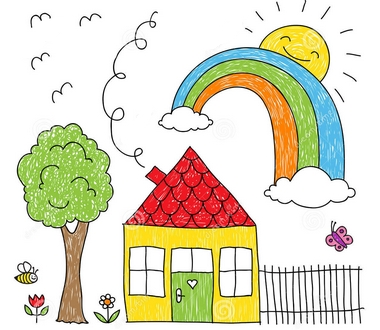
//> input picture BT5/a_pic1.jpg, 380 x 330 px, given in place of a_pic2.jpe, which was not available
$ ./ThiGiacMay_BT5   (built with g++ and OpenCV 4)
//> lines starting //> are read from the running program, lines starting //| are printed output that depends on the picture; after the words box and inside, x2 and y2 are one past the last pixel; in counts of white or black regions, pixels touching at a corner belong together; pictures that were not available may be replaced by others from this repository, and a replacement may not be noted
// 4/11
// Bai3- Area process
// Edge detection - Xac dinh bien

#include <opencv2/opencv.hpp>
#include <opencv/cv.h>
#include <opencv2/highgui/highgui.hpp>
#include "opencv2/imgproc/imgproc.hpp"
#include <math.h>
#include <stdlib.h>//2 thu vien dung cho ham random
#include <time.h>
// #define PI 3.14
// const int M=7;
int low = 10;
int high = 168;

IplImage* img_gray=NULL;

void DisplayImage(char* tittle,IplImage* image)
{
    cvNamedWindow(tittle, CV_WINDOW_AUTOSIZE);// create a window
    cvShowImage(tittle, image);
}
// normal funcion with argument
void getThresholdValue_BGT(IplImage *img_in, float &threshold_value);
void getThresholdValue_Otsu(IplImage *img_in, float &threshold_value);
void Threshold(IplImage *img_in, IplImage *img_out, float threshold_value);
void Threshold_double(IplImage *img_in, IplImage *img_out, int low, int high);

void Sobel_core(IplImage *Gx, IplImage *Gy, IplImage *Mag, IplImage *Edge);
void show_Edge_Sobel(float threshold_value);

// callback funcion for Trackbar
void show_Edge_Sobel_Callback(int threshold_value, void *userData);
void show_Edge_Sobel_Callback_doubleThresh(int , void *);

//---------------------------------------------------------------
//-----------------------------------MAIN------------------------
int main()
{
    srand(time(NULL));//change value per time when use rand()
    // image path
    const char* imgPATH1 = "a_pic0.jpg";// paint img
    const char* imgPATH2 = "a_pic2.jpe";// building img
    const char* imgPATH3 = "a_pic3.jpg";// nature img
    const char* imgPATH4 = "a2.jpeg";
    const char* imgPATH5 = "a1.JPG";
    // IplImage* img = cvLoadImage(imgPATH);// source color image
    img_gray = cvLoadImage(imgPATH2, 0);// source gray image
    // IplImage* gray = cvCreateImage(cvGetSize(img), img->depth, img->nChannels);

    DisplayImage("SourceImage", img_gray);
// normal funcion
    show_Edge_Sobel(100.0);
//> after the loop in Sobel_core, `for (int i = 0; i < height; i++)`:
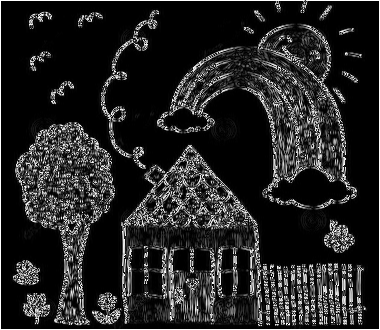
//> Gx: 330 rows x 380 cols, CV_8UC1; min 0, max 255, mean 36.7
//> after the loop in Sobel_core, `for (int i = 0; i < height; i++)`:
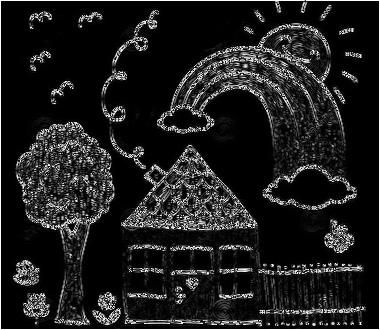
//> Gy: 330 rows x 380 cols, CV_8UC1; min 0, max 255, mean 30.4
//> after the loop in Sobel_core, `for (int i = 0; i < height; i++)`:
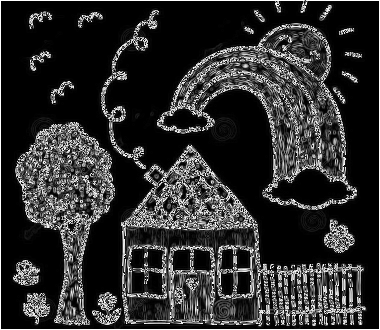
//> Mag: 330 rows x 380 cols, CV_8UC1; min 0, max 255, mean 46.2
//> after the loop in Sobel_core, `for (int i = 0; i < height; i++)`:
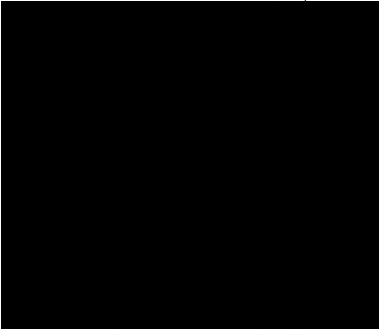
//> Edge: 330 rows x 380 cols, CV_8UC1; min 0, max 255, mean 2.9
//> after the loop in Threshold, `for (int i = 0; i < height; i++)`:
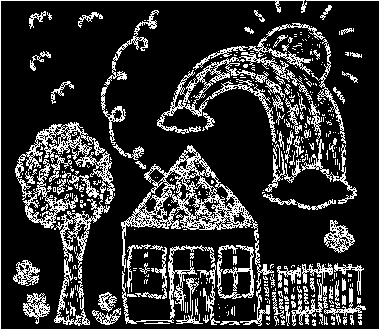
//> img_out: 330 rows x 380 cols, CV_8UC1; 19.3% white in thin lines or dots
    // Threshold_double(img_gray, img_gray, 120, 156);
    // DisplayImage("test", img_gray);
 //----test Thresholding---------------
    IplImage *clone_gray= cvCloneImage(img_gray);
    // get info of image
    uchar *data_clone=(uchar*)clone_gray->imageData;
    int height = clone_gray->height;
//> height = 330
    int width = clone_gray->width;
//> width = 380
    int step = clone_gray->widthStep;
//> step = 380
    // img output
    IplImage *img_thresh = cvCreateImage(cvSize(width, height), IPL_DEPTH_8U, 1);// đạo hàm theo x
    //--------------------Basic-Global-Thresholding
    float test;
    getThresholdValue_BGT(clone_gray, test);
//> after the loop in getThresholdValue_BGT, `for (int i = 0; i < height; i++)`: arr = 256 values, max 61340 at index 255, min 8 at index 5, mean 489.8
//> the loop in getThresholdValue_BGT, `do` made 8 passes
//> (sum1, sum, mean1, sum2, mean2, T0, T) on passes 2 to 8: (17271, 25787078, 93.72, 108432, 237.8, 156.5, 165.8), (23937, 24813345, 112.8, 102396, 242.3, 165.8, 177.6), (28962, 23856586, 123, 96785, 246.5, 177.6, 184.8), (30876, 23488144, 126.7, 94747, 247.9, 184.8, 187.3), (31376, 23397599, 127.6, 94259, 248.2, 187.3, 187.9), (31587, 23353654, 128, 94024, 248.4, 187.9, 188.2), (31587, 23353654, 128, 94024, 248.4, 188.2, 188.2)
//> (sum1, sum, mean1, sum2, mean2, T) on pass 1: (13402, 26331046, 78.14, 112145, 234.8, 156.5)
//| 	T0=134.000000	T=156.465454
//| 	T0=156.465454	T=165.771347
//| 	T0=165.771347	T=177.563004
//| 	T0=177.563004	T=184.769165
//| 	T0=184.769165	T=187.296265
//| 	T0=187.296265	T=187.934036
//| 	T0=187.934036	T=188.212143
//| 	T0=188.212143	T=188.212143
//> in getThresholdValue_BGT, `threshold_value = T;`: threshold_value = 188.2
//> test = 188.2
    printf("=>Threshold_value by Basic-Global-Thresholding = %f\n", test);
//| =>Threshold_value by Basic-Global-Thresholding = 188.212143

    Threshold(img_gray, img_thresh, test);
//> call 2 of Threshold, with threshold_value = 188.2
//> after the loop in Threshold (call 2), `for (int i = 0; i < height; i++)`:
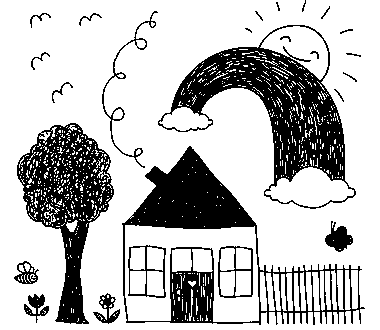
//> img_out: 330 rows x 380 cols, CV_8UC1; 74.8% white; 25 black regions (4 under 20 px), largest, box (x1, y1, x2, y2) and area: (158, 25, 356, 209) 10472, (122, 146, 365, 325) 10058, (17, 123, 114, 324) 7873
    DisplayImage("=>test Thresh-BGT ", img_thresh);
    //--------------------Otsu-method-Thresholding
    getThresholdValue_Otsu(clone_gray, test);
//> after the loop in getThresholdValue_Otsu, `for (int i = 0; i < height; i++)`: amount_grayLevel has the same summary as arr in getThresholdValue_BGT
//> the loop in getThresholdValue_Otsu, `for (int i = 0; i < 256; ++i)` made 256 passes
//> sum_Total on passes 1 to 3: 0, 17, 39
//> after the loop in getThresholdValue_Otsu, `for (int i = 0; i < 256; ++i)`: sum_Total = 27358530
//> the loop in getThresholdValue_Otsu, `for (int grayLevel = 0; grayLevel < 256; ++grayLevel)` made 256 passes
//> (pixels_B, pixels_F, wB, wF, sum_B, sum_F, mB, mF) on passes 1 to 12: (29, 125371, 0.000231, 1, 0, 27358530, 0, 218.2), (46, 125354, 0.000367, 1, 17, 27358512, 0.37, 218.3), (57, 125343, 0.000455, 1, 39, 27358492, 0.684, 218.3), (66, 125334, 0.000526, 0.999, 66, 27358464, 1, 218.3), (76, 125324, 0.000606, 0.999, 106, 27358424, 1.39, 218.3), (84, 125316, 0.00067, 0.999, 146, 27358384, 1.74, 218.3), (95, 125305, 0.000758, 0.999, 212, 27358318, 2.23, 218.3), (114, 125286, 0.000909, 0.999, 345, 27358184, 3.03, 218.4), (133, 125267, 0.00106, 0.999, 497, 27358032, 3.74, 218.4), (153, 125247, 0.00122, 0.999, 677, 27357852, 4.42, 218.4), (175, 125225, 0.0014, 0.999, 897, 27357632, 5.13, 218.5), (196, 125204, 0.00156, 0.998, 1128, 27357402, 5.76, 218.5)
//> (pixels_B, pixels_F, wB, wF) on pass 56: (3773, 121627, 0.0301, 0.97)
    printf("\n=>Threshold_value by Otsu's method = %d\n", (int)test);
//| =>Threshold_value by Otsu's method = 188

    Threshold(img_gray, img_thresh, test);
    DisplayImage("=>test Thresh-Otsu ", img_thresh);
//--------------------
//--------------------
// funcion use trackbar
    int threshold_value = 1000;
    // Bluring-trackbar
    cvNamedWindow("Edge_Sobel_trackbar",1);
    cv::createTrackbar("thresh/10", "Edge_Sobel_trackbar", &threshold_value, 2550, show_Edge_Sobel_Callback);
    show_Edge_Sobel_Callback(1000,0);
    // cvShowImage("Bluring_trackbar",img_gray);

    cvNamedWindow("Edge_doubleThresh_trackbar",1);
    cv::createTrackbar("low ", "Edge_doubleThresh_trackbar", &low, 255, show_Edge_Sobel_Callback_doubleThresh);

    cv::createTrackbar("high", "Edge_doubleThresh_trackbar", &high, 255, show_Edge_Sobel_Callback_doubleThresh);
    show_Edge_Sobel_Callback_doubleThresh(100,0);
//> after the loop in Threshold_double, `for (int i = 0; i < height; i++)`:
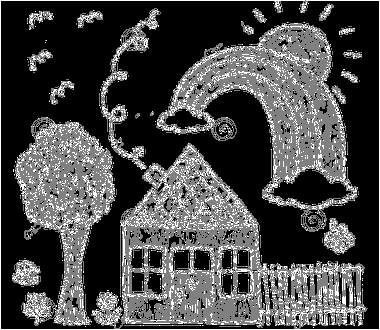
//> img_out: 330 rows x 380 cols, CV_8UC1; min 0, max 255, mean 72.1


// wait for a key
    cvWaitKey(0);
// release the img*
    cvReleaseImage(&img_gray);
    // cvReleaseImage(&img);
    // cvReleaseImage(&img_convolution);
    cvDestroyAllWindows();
    return 0;
}
//-----------------------------------END-MAIN--------------------
//---------------------------------------------------------------
// Threshold: phan nguong
// find threshold_value by Basic Global Thresholding method
void getThresholdValue_BGT(IplImage *img_in, float &threshold_value)
{
    uchar *data = (uchar*)img_in->imageData;
    // uchar *data = (uchar*)img_out->imageData;
    int height = img_in->height;
    int width = img_in->width;
    int step = img_in->widthStep;

    float T = (float)(rand() % 256);// T=(m1+m2)/2
    float T0 = 0;// save old T

    int arr[256];
    // gán giá trị khởi tạo
    for (int i = 0; i < 256; i++)
    {
        arr[i] = 0;
    }
    //đếm số lượng mỗi mức xám
    for (int i = 0; i < height; i++)
    {
        for (int j = 0; j < width; j++)
        {
            arr[data[i*step + j]]++;
        }
    }
    do
    {
        //tổng số mức xám nhỏ hơn
        float mean1, mean2;
        int sum=0,sum1=0, sum2=0;

        for (int i = 0; i < T+0.5; i++)
        {
            sum1 = sum1 + arr[i];
            sum = sum + i*arr[i];
        }
        mean1 = (float)sum/(float)sum1;

        sum=0;
        for (int i = T+0.5; i < 256; ++i)
        {
            sum2 = sum2 + arr[i];
            sum = sum + i*arr[i];
        }
        mean2 = (float)sum/(float)sum2;

        T0 = T;
        T = (mean1 + mean2)/2;
        printf("\tT0=%f\tT=%f\n", T0, T);
    }
    while (fabs(T-T0) > powf(10,-8));

    threshold_value = T;
}
void getThresholdValue_Otsu(IplImage *img_in, float &threshold_value)
{
    uchar *data = (uchar*)img_in->imageData;
    // uchar *data = (uchar*)img_out->imageData;
    int height = img_in->height;
    int width = img_in->width;
    int step = img_in->widthStep;
// đếm số lượng mỗi mức xám
    int amount_grayLevel[256];
    for (int i = 0; i < 256; i++)
    {
        amount_grayLevel[i] = 0;
    }
    for (int i = 0; i < height; i++)
    {
        for (int j = 0; j < width; j++)
        {
            amount_grayLevel[data[i*step + j]]++;
        }
    }
// đếm pixels
    int pixels_Total = height*width;// tổng số pixel toàn ảnh
    int pixels_B = 0;// tổng pixel bên trái
    int pixels_F = 0;// tổng pixel bên phải
// tính tần xuất
    float sum_Total = 0;// tổng số lần xuất hiện của mx toàn ảnh
    for (int i = 0; i < 256; ++i)
    {
        sum_Total += i * amount_grayLevel[i];
    }
    float sum_B = 0;// tổng số lần xuất hiện của mx bên trái
    float sum_F = 0;// tổng số lần xuất hiện của mx bên phải
// max phuong sai
    float vB_max = 0;

// otsu
    for (int grayLevel = 0; grayLevel < 256; ++grayLevel)
    {
        // tính pixels
        pixels_B += amount_grayLevel[grayLevel];
        if (pixels_B == 0)
            continue;
        pixels_F = pixels_Total - pixels_B;
        if (pixels_F == 0)
            break;
    // weight
        float wB = (float)pixels_B/(float)pixels_Total;// weight Background
        float wF = 1.0 - wB;// weight Foreground
        // tính sum
        sum_B += grayLevel * amount_grayLevel[grayLevel];
        sum_F = sum_Total - sum_B;
    // mean
        float mB = sum_B/pixels_B;// mean Background
        float mF = sum_F/pixels_F;// mean Foreground
    // variance Background - phương sai
        float vB = wB*wF*(mB-mF)*(mB-mF);
    // find max variance
        if (vB > vB_max)
        {
            vB_max = vB;
            threshold_value = grayLevel;
        }
    }
}
void Threshold(IplImage *img_in, IplImage *img_out, float threshold_value)
{
    // get info of image
    uchar *data_in = (uchar*)img_in->imageData;
    uchar *data = (uchar*)img_out->imageData;
    int height = img_out->height;
    int width = img_out->width;
    int step = img_out->widthStep;

    for (int i = 0; i < height; i++)
    {
        for (int j = 0; j < width; j++)
        {
            float temp = (float)data_in[i*step + j];
            if (temp > threshold_value)
            {
                data[i*step + j] = 255;
            }
            else
            {
                data[i*step + j] = 0;
            }
        }
    }
    // printf("threshold_value = %f\n", threshold_value);
}
void Threshold_double(IplImage *img_in, IplImage *img_out, int low, int high)
{
    // get info of image
    uchar *data_in = (uchar*)img_in->imageData;
    uchar *data = (uchar*)img_out->imageData;
    int height = img_out->height;
    int width = img_out->width;
    int step = img_out->widthStep;

    for (int i = 0; i < height; i++)
    {
        for (int j = 0; j < width; j++)
        {
            int temp = data_in[i*step + j];
            if (temp < low)
            {
                data[i*step + j] = 0;
            }
            else if (temp > low && temp < high)
            {
                data[i*step + j] = 128;
            }
            else
            {
                data[i*step + j] = 255;
            }
        }
    }
}
// Edge detection - Sobel mask
void Sobel_core(IplImage *Gx, IplImage *Gy, IplImage *Mag, IplImage *Edge)
{
    IplImage *clone_gray= cvCloneImage(img_gray);
    // get info of image
    uchar *data_clone=(uchar*)clone_gray->imageData;
    int height = clone_gray->height;
    int width = clone_gray->width;
    int step = clone_gray->widthStep;
    // data img output
    uchar *data_Gx=(uchar*)Gx->imageData;
    uchar *data_Gy=(uchar*)Gy->imageData;
    uchar *data_Mag=(uchar*)Mag->imageData;
    uchar *data_Edge=(uchar*)Edge->imageData;
    // operation
    for (int i = 0; i < height; i++)
    {
        for (int j = 0; j < width; ++j)
        {
            // process boder
            if (i==0 || j==0 || j==(width-1) || i==(height-1))
            {
                // ignore boder
                data_Gx[i*step+j] = data_clone[i*step+j];
                data_Gy[i*step+j] = data_clone[i*step+j];
                data_Mag[i*step+j] = data_clone[i*step+j];
                data_Edge[i*step+j] = data_clone[i*step+j];
                continue;
            }
            // convolution with mask X
            data_Gx[i*step+j] = abs(data_clone[(i-1)*step+(j-1)]
                                + data_clone[i*step+(j-1)]*2
                                + data_clone[(i+1)*step+(j-1)]
                                - data_clone[(i-1)*step+(j+1)]
                                - data_clone[i*step+(j+1)]*2
                                - data_clone[(i+1)*step+(j+1)]
                                );
            // convolution with mask Y
            data_Gy[i*step+j] = abs(- data_clone[(i-1)*step+(j-1)]
                                - data_clone[(i-1)*step+j]*2
                                - data_clone[(i-1)*step+(j+1)]
                                + data_clone[(i+1)*step+(j-1)]
                                + data_clone[(i+1)*step+j]*2
                                + data_clone[(i+1)*step+(j+1)]
                                );
            // magnitude of gradient
            data_Mag[i*step+j] = (int)sqrt(data_Gx[i*step+j]
                                    * data_Gx[i*step+j]
                                    + data_Gy[i*step+j]
                                    * data_Gy[i*step+j]
                                    );
        }
    }
}
void show_Edge_Sobel(float threshold_value)
{
    IplImage *clone_gray= cvCloneImage(img_gray);
    // get info of image
    uchar *data_clone=(uchar*)clone_gray->imageData;
    int height = clone_gray->height;
    int width = clone_gray->width;
    int step = clone_gray->widthStep;
    // img output
    IplImage *Gx = cvCreateImage(cvSize(width, height), IPL_DEPTH_8U, 1);// đạo hàm theo x
    IplImage *Gy = cvCreateImage(cvSize(width, height), IPL_DEPTH_8U, 1);// đạo hàm theo y
    IplImage *Mag = cvCreateImage(cvSize(width, height), IPL_DEPTH_8U, 1);// magtitude = sqrt(Gx^2*Gy^2) ~ |Gx|+|Gy|
    IplImage *Edge = cvCreateImage(cvSize(width, height), IPL_DEPTH_8U, 1);// ảnh biên
    // operation
    Sobel_core(Gx, Gy, Mag, Edge);
    Threshold(Mag, Edge, threshold_value);
    // show image
    DisplayImage("Gx", Gx);
    cvReleaseImage(&Gx);
    DisplayImage("Gy", Gy);
    cvReleaseImage(&Gy);
    DisplayImage("Magnitude", Mag);
    cvReleaseImage(&Mag);
    DisplayImage("Edge", Edge);
    cvReleaseImage(&Edge);
}

//------------------------------------------------------------
//------------------------------------ funcion_callback from trackbar
void show_Edge_Sobel_Callback(int threshold_value, void *userData)
{

    float thresh = (float)threshold_value/10.0;

    IplImage *clone_gray= cvCloneImage(img_gray);
    // get info of image
    uchar *data_clone=(uchar*)clone_gray->imageData;
    int height = clone_gray->height;
    int width = clone_gray->width;
    int step = clone_gray->widthStep;
    // img output
    IplImage *Gx = cvCreateImage(cvSize(width, height), IPL_DEPTH_8U, 1);// đạo hàm theo x
    IplImage *Gy = cvCreateImage(cvSize(width, height), IPL_DEPTH_8U, 1);// đạo hàm theo y
    IplImage *Mag = cvCreateImage(cvSize(width, height), IPL_DEPTH_8U, 1);// magtitude = sqrt(Gx^2*Gy^2) ~ |Gx|+|Gy|
    IplImage *Edge = cvCreateImage(cvSize(width, height), IPL_DEPTH_8U, 1);// ảnh biên
    // operation
    Sobel_core(Gx, Gy, Mag, Edge);
    Threshold(Mag, Edge, thresh);
    // show image
    DisplayImage("Edge_Sobel_trackbar", Edge);
    cvReleaseImage(&Gx);
    cvReleaseImage(&Gy);
    cvReleaseImage(&Mag);
    cvReleaseImage(&Edge);
}
void show_Edge_Sobel_Callback_doubleThresh(int , void *)
{

    IplImage *clone_gray= cvCloneImage(img_gray);
    // get info of image
    uchar *data_clone=(uchar*)clone_gray->imageData;
    int height = clone_gray->height;
    int width = clone_gray->width;
    int step = clone_gray->widthStep;
    // img output
    IplImage *Gx = cvCreateImage(cvSize(width, height), IPL_DEPTH_8U, 1);// đạo hàm theo x
    IplImage *Gy = cvCreateImage(cvSize(width, height), IPL_DEPTH_8U, 1);// đạo hàm theo y
    IplImage *Mag = cvCreateImage(cvSize(width, height), IPL_DEPTH_8U, 1);// magtitude = sqrt(Gx^2*Gy^2) ~ |Gx|+|Gy|
    IplImage *Edge = cvCreateImage(cvSize(width, height), IPL_DEPTH_8U, 1);// ảnh biên
    // operation
    Sobel_core(Gx, Gy, Mag, Edge);
    Threshold_double(Mag, Edge, low, high);
    // show image
    DisplayImage("Edge_doubleThresh_trackbar", Edge);
    cvReleaseImage(&Gx);
    cvReleaseImage(&Gy);
    cvReleaseImage(&Mag);
    cvReleaseImage(&Edge);
}
